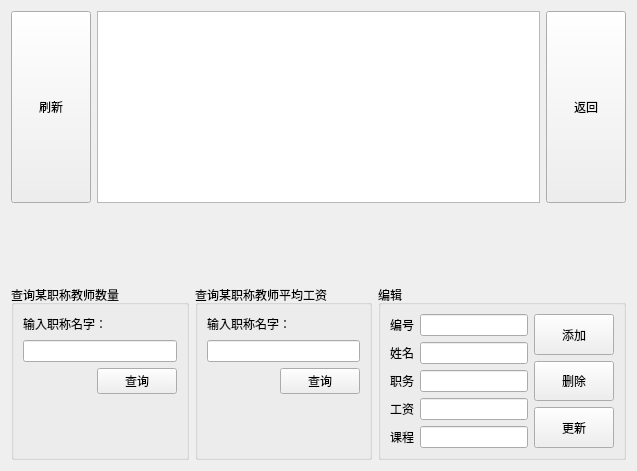
<?xml version="1.0" encoding="UTF-8"?>
<ui version="4.0">
 <class>manage_teacher</class>
 <widget class="QWidget" name="manage_teacher">
  <property name="geometry">
   <rect>
    <x>0</x>
    <y>0</y>
    <width>637</width>
    <height>471</height>
   </rect>
  </property>
  <property name="windowTitle">
   <string>Form</string>
  </property>
  <layout class="QVBoxLayout" name="verticalLayout_10">
   <item>
    <layout class="QVBoxLayout" name="verticalLayout_8">
     <item>
      <layout class="QHBoxLayout" name="horizontalLayout_3">
       <item>
        <widget class="QPushButton" name="seeAllButton">
         <property name="sizePolicy">
          <sizepolicy hsizetype="Minimum" vsizetype="Minimum">
           <horstretch>0</horstretch>
           <verstretch>0</verstretch>
          </sizepolicy>
         </property>
         <property name="text">
          <string>刷新</string>
         </property>
        </widget>
       </item>
       <item>
        <widget class="QTableWidget" name="tableWidget"/>
       </item>
       <item>
        <widget class="QPushButton" name="backButton">
         <property name="sizePolicy">
          <sizepolicy hsizetype="Minimum" vsizetype="Minimum">
           <horstretch>0</horstretch>
           <verstretch>0</verstretch>
          </sizepolicy>
         </property>
         <property name="text">
          <string>返回</string>
         </property>
        </widget>
       </item>
      </layout>
     </item>
     <item>
      <spacer name="verticalSpacer_5">
       <property name="orientation">
        <enum>Qt::Vertical</enum>
       </property>
       <property name="sizeHint" stdset="0">
        <size>
         <width>20</width>
         <height>40</height>
        </size>
       </property>
      </spacer>
     </item>
     <item>
      <layout class="QHBoxLayout" name="horizontalLayout_8">
       <item>
        <widget class="QGroupBox" name="groupBox">
         <property name="title">
          <string>查询某职称教师数量</string>
         </property>
         <layout class="QVBoxLayout" name="verticalLayout_5">
          <item>
           <layout class="QVBoxLayout" name="verticalLayout_4">
            <item>
             <layout class="QHBoxLayout" name="horizontalLayout_5">
              <item>
               <widget class="QLabel" name="label_6">
                <property name="text">
                 <string>输入职称名字：</string>
                </property>
               </widget>
              </item>
              <item>
               <spacer name="spacer11">
                <property name="orientation">
                 <enum>Qt::Horizontal</enum>
                </property>
                <property name="sizeHint" stdset="0">
                 <size>
                  <width>40</width>
                  <height>20</height>
                 </size>
                </property>
               </spacer>
              </item>
             </layout>
            </item>
            <item>
             <widget class="QLineEdit" name="tworkSearchEdit_1"/>
            </item>
            <item>
             <layout class="QHBoxLayout" name="horizontalLayout_4">
              <item>
               <spacer name="horizontalSpacer">
                <property name="orientation">
                 <enum>Qt::Horizontal</enum>
                </property>
                <property name="sizeHint" stdset="0">
                 <size>
                  <width>40</width>
                  <height>20</height>
                 </size>
                </property>
               </spacer>
              </item>
              <item>
               <widget class="QPushButton" name="tworkSearchBtn_1">
                <property name="text">
                 <string>查询</string>
                </property>
               </widget>
              </item>
             </layout>
            </item>
           </layout>
          </item>
          <item>
           <spacer name="verticalSpacer">
            <property name="orientation">
             <enum>Qt::Vertical</enum>
            </property>
            <property name="sizeHint" stdset="0">
             <size>
              <width>20</width>
              <height>40</height>
             </size>
            </property>
           </spacer>
          </item>
         </layout>
        </widget>
       </item>
       <item>
        <widget class="QGroupBox" name="groupBox_3">
         <property name="title">
          <string>查询某职称教师平均工资</string>
         </property>
         <layout class="QVBoxLayout" name="verticalLayout_6">
          <item>
           <layout class="QVBoxLayout" name="verticalLayout_7">
            <item>
             <layout class="QHBoxLayout" name="horizontalLayout_6">
              <item>
               <widget class="QLabel" name="label_7">
                <property name="text">
                 <string>输入职称名字：</string>
                </property>
               </widget>
              </item>
              <item>
               <spacer name="spacerrr">
                <property name="orientation">
                 <enum>Qt::Horizontal</enum>
                </property>
                <property name="sizeHint" stdset="0">
                 <size>
                  <width>40</width>
                  <height>20</height>
                 </size>
                </property>
               </spacer>
              </item>
             </layout>
            </item>
            <item>
             <widget class="QLineEdit" name="tworkSearchEdit_2"/>
            </item>
            <item>
             <layout class="QHBoxLayout" name="horizontalLayout_7">
              <item>
               <spacer name="horizontalSpacer_4">
                <property name="orientation">
                 <enum>Qt::Horizontal</enum>
                </property>
                <property name="sizeHint" stdset="0">
                 <size>
                  <width>40</width>
                  <height>20</height>
                 </size>
                </property>
               </spacer>
              </item>
              <item>
               <widget class="QPushButton" name="tworkSearchBtn_2">
                <property name="text">
                 <string>查询</string>
                </property>
               </widget>
              </item>
             </layout>
            </item>
           </layout>
          </item>
          <item>
           <spacer name="verticalSpacer_4">
            <property name="orientation">
             <enum>Qt::Vertical</enum>
            </property>
            <property name="sizeHint" stdset="0">
             <size>
              <width>20</width>
              <height>40</height>
             </size>
            </property>
           </spacer>
          </item>
         </layout>
        </widget>
       </item>
       <item>
        <widget class="QGroupBox" name="groupBox_2">
         <property name="title">
          <string>编辑</string>
         </property>
         <layout class="QVBoxLayout" name="verticalLayout_9">
          <item>
           <layout class="QHBoxLayout" name="horizontalLayout_2">
            <item>
             <layout class="QHBoxLayout" name="horizontalLayout">
              <item>
               <layout class="QVBoxLayout" name="verticalLayout_2">
                <item>
                 <widget class="QLabel" name="label">
                  <property name="text">
                   <string>编号</string>
                  </property>
                 </widget>
                </item>
                <item>
                 <widget class="QLabel" name="label_2">
                  <property name="text">
                   <string>姓名</string>
                  </property>
                 </widget>
                </item>
                <item>
                 <widget class="QLabel" name="label_3">
                  <property name="text">
                   <string>职务</string>
                  </property>
                 </widget>
                </item>
                <item>
                 <widget class="QLabel" name="label_4">
                  <property name="text">
                   <string>工资</string>
                  </property>
                 </widget>
                </item>
                <item>
                 <widget class="QLabel" name="label_5">
                  <property name="text">
                   <string>课程</string>
                  </property>
                 </widget>
                </item>
               </layout>
              </item>
              <item>
               <layout class="QVBoxLayout" name="verticalLayout_3">
                <item>
                 <widget class="QLineEdit" name="tnoEdit"/>
                </item>
                <item>
                 <widget class="QLineEdit" name="tnameEdit"/>
                </item>
                <item>
                 <widget class="QLineEdit" name="tworkEdit"/>
                </item>
                <item>
                 <widget class="QLineEdit" name="twageEdit"/>
                </item>
                <item>
                 <widget class="QLineEdit" name="tcourseEdit"/>
                </item>
               </layout>
              </item>
             </layout>
            </item>
            <item>
             <layout class="QVBoxLayout" name="verticalLayout">
              <item>
               <widget class="QPushButton" name="insertButton">
                <property name="sizePolicy">
                 <sizepolicy hsizetype="Minimum" vsizetype="Preferred">
                  <horstretch>0</horstretch>
                  <verstretch>0</verstretch>
                 </sizepolicy>
                </property>
                <property name="text">
                 <string>添加</string>
                </property>
               </widget>
              </item>
              <item>
               <widget class="QPushButton" name="deleteButton">
                <property name="sizePolicy">
                 <sizepolicy hsizetype="Minimum" vsizetype="Preferred">
                  <horstretch>0</horstretch>
                  <verstretch>0</verstretch>
                 </sizepolicy>
                </property>
                <property name="text">
                 <string>删除</string>
                </property>
               </widget>
              </item>
              <item>
               <widget class="QPushButton" name="updataButton">
                <property name="sizePolicy">
                 <sizepolicy hsizetype="Minimum" vsizetype="Preferred">
                  <horstretch>0</horstretch>
                  <verstretch>0</verstretch>
                 </sizepolicy>
                </property>
                <property name="text">
                 <string>更新</string>
                </property>
               </widget>
              </item>
             </layout>
            </item>
           </layout>
          </item>
         </layout>
        </widget>
       </item>
      </layout>
     </item>
    </layout>
   </item>
  </layout>
 </widget>
 <resources/>
 <connections/>
</ui>
